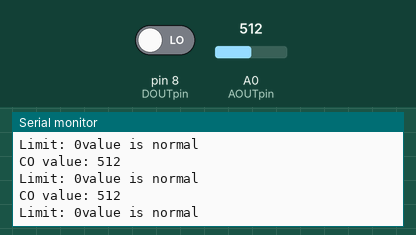
Simulated run of this sketch. Board: Arduino Uno, built with avr-gcc and run on an emulated ATmega328P. On the bench: the last lines printed to the serial monitor. The test bench sets the inputs (shaded band); at power-on: pin 8 (DOUTpin) LOW, A0 (AOUTpin) = 512.

Above: at 1.2 s.
1.3 s: pin 8 (DOUTpin) driven HIGH
At 1.32 s:
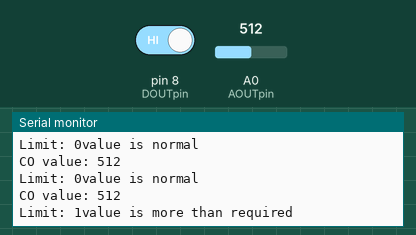
2.9 s: A0 (AOUTpin) set to 716
At 3.63 s:
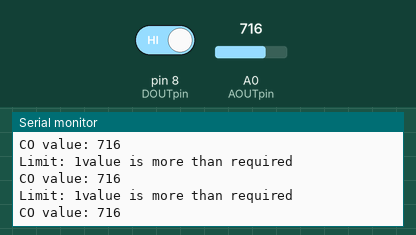
5.9 s: A0 (AOUTpin) set to 900
At 5.95 s:
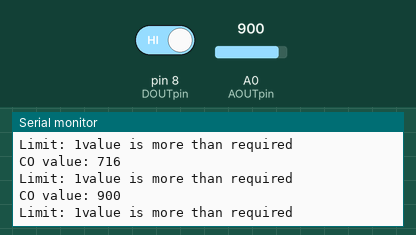
7.4 s: pin 8 (DOUTpin) driven LOW
At 7.46 s:
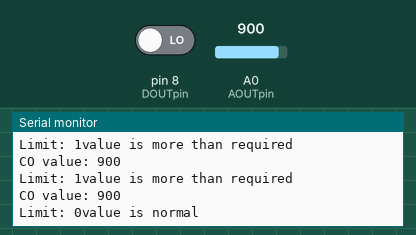
Timing chart, 0 to 9.9 s (numbered marks = the images above; inputs shaded):
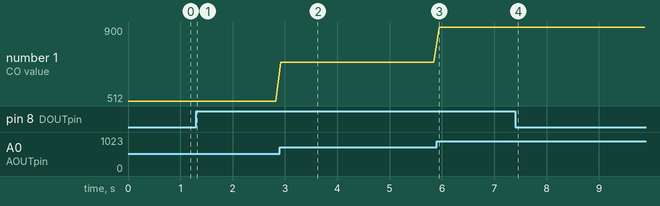

The sketch:

project_codes.ino
```cpp
const int AOUTpin=0;//the AOUT pin of the CO sensor goes into analog pin A0 of the arduino
const int DOUTpin=8;//the DOUT pin of the CO sensor goes into digital pin D8 of the arduino
//const int ledPin=13;//the anode of the LED connects to digital pin D13 of the arduino

int limit;
int value;

void setup() {
Serial.begin(115200);//sets the baud rate
pinMode(DOUTpin, INPUT);//sets the pin as an input to the arduino
//pinMode(ledPin, OUTPUT);//sets the pin as an output of the arduino
}

void loop()
{
value= analogRead(AOUTpin);//reads the analaog value from the CO sensor's AOUT pin
limit= digitalRead(DOUTpin);//reads the digital value from the CO sensor's DOUT pin
Serial.print("CO value: ");
Serial.println(value);//prints the CO value
Serial.print("Limit: ");
Serial.print(limit);//prints the limit reached as either LOW or HIGH (above or underneath)
delay(100);
if (limit == HIGH){
Serial.println("value is more than required");//if limit has been reached, LED turns on as status indicator
}
else{
Serial.println("value is normal");//if threshold not reached, LED remains off
}
}
```

Measured:
- after the input at 1.3 s, the serial monitor: prints a new line at once (image 1)
- after the input at 2.9 s, the serial monitor: prints a new line at once (image 2)
- after the input at 5.9 s, the serial monitor: prints a new line after 0.05 s (image 3)
- after the input at 7.4 s, the serial monitor: prints a new line after 0.06 s (image 4)
- plotted number 1: 512 → 716 after the input at 2.9 s, 716 → 900 after the input at 5.9 s
